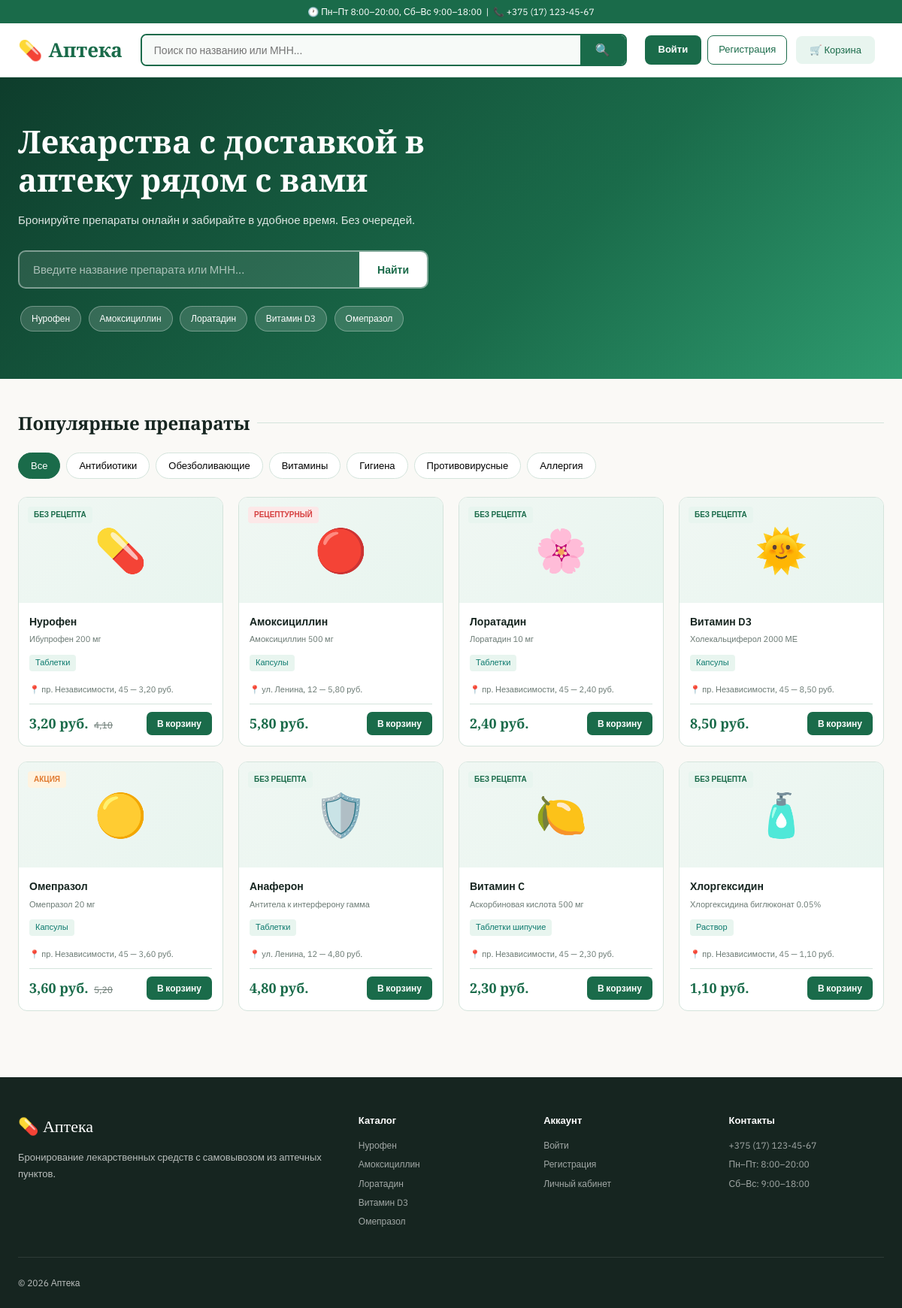
The page / on the database its author committed.
### tables this page shows
CREATE TABLE products (
    id                   INT PRIMARY KEY AUTO_INCREMENT,
    slug                 VARCHAR(100) UNIQUE NOT NULL  COMMENT 'URL-идентификатор страницы товара',
    name                 VARCHAR(200) NOT NULL          COMMENT 'Торговое наименование',
    inn                  VARCHAR(200)                   COMMENT 'МНН — международное непатентованное наименование',
    dosage               VARCHAR(50)                    COMMENT 'Дозировка (200 мг, 0.05% и т.д.)',
    form                 VARCHAR(100)                   COMMENT 'Лекарственная форма',
    icon                 VARCHAR(10)                    COMMENT 'Эмодзи-иконка',
    badge_type           ENUM('rx','otc','sale','generic')
                         DEFAULT 'otc'                  COMMENT 'rx=рецептурный, otc=без рецепта, sale=акция, generic=дженерик',
    category_id          INT                            COMMENT 'Ссылка на категорию',
    description          TEXT                           COMMENT 'Описание препарата',
    usage_instructions   TEXT                           COMMENT 'Способ применения и дозировка',
    contraindications    TEXT                           COMMENT 'Противопоказания',
    storage_conditions   VARCHAR(500)                   COMMENT 'Условия хранения',
    is_active            BOOLEAN DEFAULT TRUE,
    created_at           TIMESTAMP DEFAULT CURRENT_TIMESTAMP,
    updated_at           TIMESTAMP DEFAULT CURRENT_TIMESTAMP ON UPDATE CURRENT_TIMESTAMP,
    FOREIGN KEY (category_id) REFERENCES categories(id) ON DELETE SET NULL
);

### db.php (called while the page is built, shortened)
<?php
function db(): PDO {
    $dsn = 'mysql:host='.DB_HOST.';dbname='.DB_NAME.';charset='.DB_CHARSET;
    $pdo = new PDO($dsn, DB_USER, DB_PASS, [
        PDO::ATTR_ERRMODE            => PDO::ERRMODE_EXCEPTION,
        PDO::ATTR_DEFAULT_FETCH_MODE => PDO::FETCH_ASSOC,
    ]);
    return $pdo;
}
function getProducts(): array {
    return db()->query("
        SELECT p.id, p.slug, p.name, p.inn, p.dosage, p.form, p.icon,
               p.badge_type, p.category_id, p.description,
               p.usage_instructions, p.contraindications,
               COALESCE(pp.price, 0)     AS price,
               pp.old_price,
               COALESCE(SUM(ps.quantity),0) AS total_stock,
               MIN(ph.address)           AS pharmacy_address
        FROM products p
        LEFT JOIN product_prices  pp ON pp.product_id = p.id
        LEFT JOIN pharmacy_stocks ps ON ps.product_id = p.id
        LEFT JOIN pharmacies      ph ON ph.id = ps.pharmacy_id
        WHERE p.is_active = 1
        GROUP BY p.id, pp.price, pp.old_price
        ORDER BY p.id
    ")->fetchAll();
}
$CAT_SLUGS = [
    1 => 'pain', 2 => 'antibiotics', 3 => 'allergy',
    4 => 'vitamins', 5 => 'gastro', 6 => 'antiviral', 7 => 'hygiene',
];
$BADGE_LABELS = [
    'otc'     => 'Без рецепта',
    'rx'      => 'Рецептурный',
    'sale'    => 'Акция',
    'generic' => 'Дженерик',
];

### index.php (the view, shortened to what this page needs)
<?php
require_once 'db.php';
$products = getProducts();
$search   = trim($_GET['q'] ?? '');
?>
<!DOCTYPE html>
<html lang="ru">
<head>
</head>
<body>
<header>
  <div class="header-top">🕐 Пн–Пт 8:00–20:00, Сб–Вс 9:00–18:00 &nbsp;|&nbsp; 📞 +375 (17) 123-45-67</div>
  <div class="header-main">
    <a href="index.php" class="logo"><span>💊</span> Аптека</a>
    <form class="search-bar" method="get" action="index.php">
      <input type="text" name="q" placeholder="Поиск по названию или МНН..." value="<?= htmlspecialchars($search) ?>">
      <button type="submit">🔍</button>
    </form>
    <div class="header-actions">
      <button class="cart-btn" onclick="openCart()">
        🛒 Корзина <span class="cart-count" id="cartCount">0</span>
      </button>
    </div>
  </div>
</header>
<section class="hero">
  <div class="hero-inner">
    <div>
      <h1>Лекарства с доставкой в аптеку рядом с вами</h1>
      <p>Бронируйте препараты онлайн и забирайте в удобное время. Без очередей.</p>
      <form class="hero-search" method="get" action="index.php">
        <input type="text" name="q" placeholder="Введите название препарата или МНН..." value="<?= htmlspecialchars($search) ?>">
        <button type="submit">Найти</button>
      </form>
      <div style="margin-top:20px;">
        <?php foreach(array_slice($products, 0, 5) as $p): ?>
          <a class="quick-tag" href="product.php?slug=<?= $p['slug'] ?>"><?= htmlspecialchars($p['name']) ?></a>
        <?php endforeach; ?>
      </div>
    </div>
  </div>
</section>
<main class="main-content">
  <?php if ($search): ?>
    <h2 class="section-title">Результаты поиска: «<?= htmlspecialchars($search) ?>»</h2>
  <?php else: ?>
    <h2 class="section-title">Популярные препараты</h2>
    <div class="filter-bar">
      <button class="filter-btn active" onclick="filterCat('all',this)">Все</button>
      <button class="filter-btn" onclick="filterCat('antibiotics',this)">Антибиотики</button>
      <button class="filter-btn" onclick="filterCat('pain',this)">Обезболивающие</button>
      <button class="filter-btn" onclick="filterCat('vitamins',this)">Витамины</button>
      <button class="filter-btn" onclick="filterCat('hygiene',this)">Гигиена</button>
      <button class="filter-btn" onclick="filterCat('antiviral',this)">Противовирусные</button>
      <button class="filter-btn" onclick="filterCat('allergy',this)">Аллергия</button>
    </div>
  <?php endif; ?>
  <div class="products-grid" id="productsGrid">
    <?php if (empty($products)): ?>
      <div class="no-results">
        <div class="no-results-icon">🔍</div>
        <div>По запросу «<?= htmlspecialchars($search) ?>» ничего не найдено</div>
      </div>
    <?php else: ?>
      <?php foreach($products as $p):
        $catSlug  = $CAT_SLUGS[$p['category_id']] ?? 'other';
        $badgeLabel = $BADGE_LABELS[$p['badge_type']] ?? 'Без рецепта';
        $price    = number_format((float)$p['price'], 2, ',', '');
        $oldPrice = $p['old_price'] ? number_format((float)$p['old_price'], 2, ',', '') : null;
        $inn      = trim(($p['inn'] ?? '') . ' ' . ($p['dosage'] ?? ''));
        $addr     = $p['pharmacy_address'] ? htmlspecialchars($p['pharmacy_address']) : 'ул. Ленина, 12';
        $icon     = htmlspecialchars($p['icon'] ?? '💊');
        $form     = htmlspecialchars($p['form'] ?? '');
        $name     = htmlspecialchars($p['name']);
        $slug     = $p['slug'];
        $jsPrice  = $price;
      ?>
      <a href="product.php?slug=<?= $slug ?>" class="product-card" data-cat="<?= $catSlug ?>">
        <div class="product-badge badge-<?= $p['badge_type'] ?>"><?= $badgeLabel ?></div>
        <div class="product-img"><?= $icon ?></div>
        <div class="product-body">
          <div class="product-name"><?= $name ?></div>
          <?php if ($inn): ?><div class="product-inn"><?= htmlspecialchars($inn) ?></div><?php endif; ?>
          <?php if ($form): ?><span class="product-form"><?= $form ?></span><?php endif; ?>
          <div class="pharmacy-nearest">📍 <?= $addr ?> — <?= $price ?> руб.</div>
          <div class="product-footer">
            <div>
              <span class="product-price"><?= $price ?> руб.</span>
              <?php if ($oldPrice): ?><span class="product-price-old"><?= $oldPrice ?></span><?php endif; ?>
            </div>
            <button class="btn-book" onclick="event.preventDefault(); cartAdd({slug:'<?= $slug ?>',name:'<?= addslashes($p['name']) ?>',icon:'<?= addslashes($p['icon'] ?? '💊') ?>',price:'<?= $jsPrice ?>',form:'<?= addslashes($form) ?>'})">В корзину</button>
          </div>
        </div>
      </a>
      <?php endforeach; ?>
    <?php endif; ?>
  </div>
</main>
<footer>
  <div class="footer-inner">
    <div>
      <div class="footer-logo">💊 Аптека</div>
      <div class="footer-desc">Бронирование лекарственных средств с самовывозом из аптечных пунктов.</div>
    </div>
    <div class="footer-col">
      <h4>Каталог</h4>
      <?php foreach(array_slice($products, 0, 5) as $p): ?>
        <a href="product.php?slug=<?= $p['slug'] ?>"><?= htmlspecialchars($p['name']) ?></a>
      <?php endforeach; ?>
    </div>
    <div class="footer-col">
      <h4>Аккаунт</h4>
      <a href="login.html">Войти</a>
      <a href="login.html#register">Регистрация</a>
      <a href="profile.html">Личный кабинет</a>
    </div>
    <div class="footer-col">
      <h4>Контакты</h4>
      <a href="#">+375 (17) 123-45-67</a>
      <a href="#">Пн–Пт: 8:00–20:00</a>
      <a href="#">Сб–Вс: 9:00–18:00</a>
    </div>
  </div>
  <div class="footer-bottom">
    <span>© 2026 Аптека</span>
  </div>
</footer>
</body>
</html>

### rows shown on the page
products: name "Нурофен", badge_type "БЕЗ РЕЦЕПТА", icon "💊", inn "Ибупрофен 200 мг", form "Таблетки", addr "пр. Независимости, 45", price "3,20", oldPrice "4,10"
products: name "Амоксициллин", badge_type "РЕЦЕПТУРНЫЙ", icon "🔴", inn "Амоксициллин 500 мг", form "Капсулы", addr "ул. Ленина, 12", price "5,80"
products: name "Лоратадин", badge_type "БЕЗ РЕЦЕПТА", icon "🌸", inn "Лоратадин 10 мг", form "Таблетки", addr "пр. Независимости, 45", price "2,40"
products: name "Витамин D3", badge_type "БЕЗ РЕЦЕПТА", icon "🌞", inn "Холекальциферол 2000 МЕ", form "Капсулы", addr "пр. Независимости, 45", price "8,50"
products: name "Омепразол", badge_type "АКЦИЯ", icon "🟡", inn "Омепразол 20 мг", form "Капсулы", addr "пр. Независимости, 45", price "3,60", oldPrice "5,20"
products: badge_type "БЕЗ РЕЦЕПТА", icon "🛡️", name "Анаферон", inn "Антитела к интерферону гамма", form "Таблетки", addr "ул. Ленина, 12", price "4,80"
products: badge_type "БЕЗ РЕЦЕПТА", icon "🍋", name "Витамин C", inn "Аскорбиновая кислота 500 мг", form "Таблетки шипучие", addr "пр. Независимости, 45", price "2,30"
products: badge_type "БЕЗ РЕЦЕПТА", icon "🧴", name "Хлоргексидин", inn "Хлоргексидина биглюконат 0.05%", form "Раствор", addr "пр. Независимости, 45", price "1,10"
